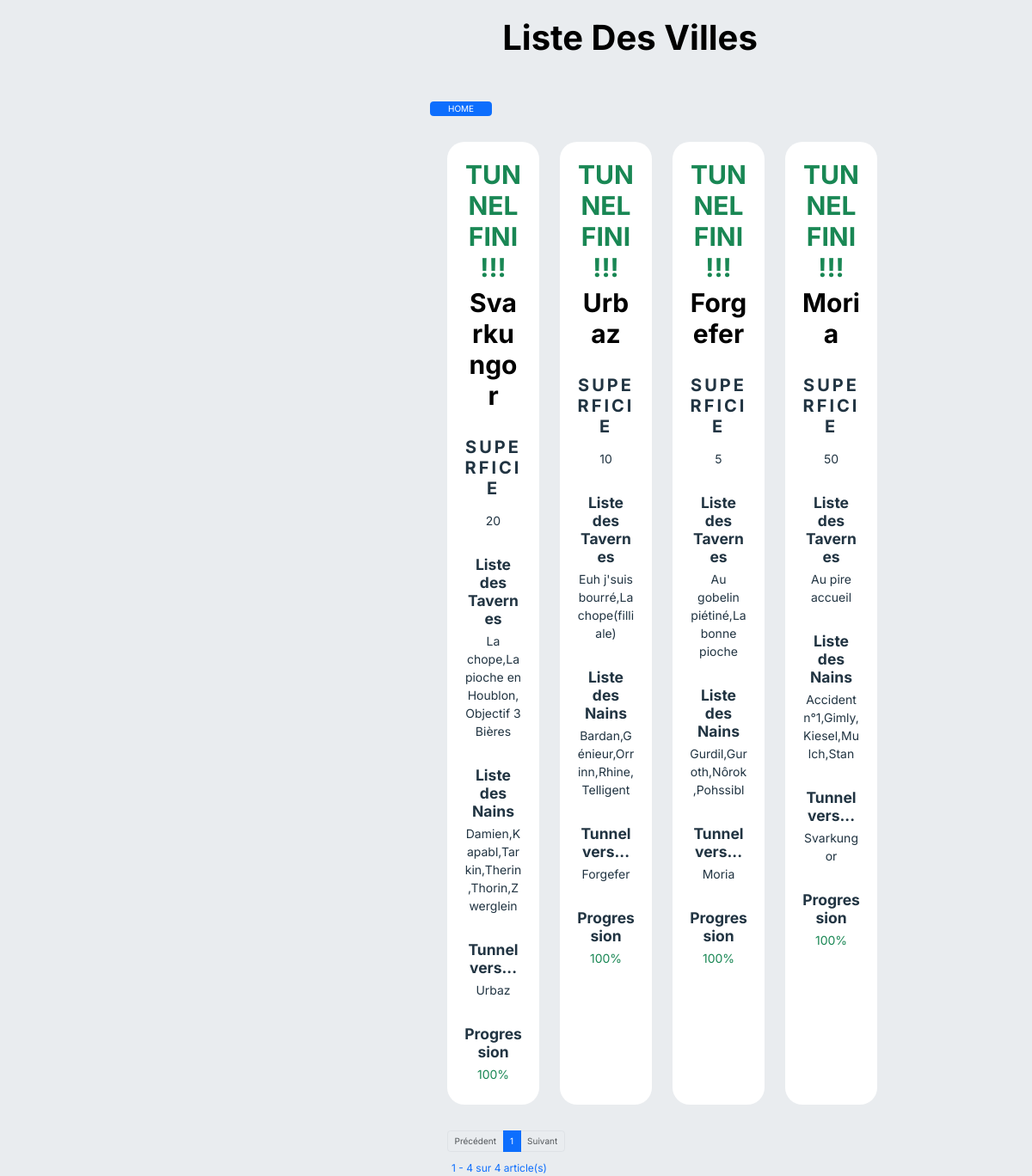
Page /Rendu/town_list.php on the committed database.
### tables this page shows
CREATE TABLE `ville` (
  `v_id` int(11) NOT NULL,
  `v_nom` varchar(255) NOT NULL,
  `v_superficie` int(11) NOT NULL
);

### Rendu/town_list.php (the view, shortened to what this page needs)
<?php
include 'inc/head.php';
?>
<?php
try {
  $pdo = dbConnect();
  $query = 'SELECT
  v.v_nom,
  v.v_superficie,
  v.v_id,
  r.t_villedepart_fk,
  r.t_villearrivee_fk,
  r.t_progres,
  GROUP_CONCAT(DISTINCT n.n_nom) AS nainlist,
  GROUP_CONCAT(DISTINCT t.t_nom) AS tavernlist,
  v2.v_nom AS ville_arrivee
FROM ville v
LEFT JOIN taverne t ON v.v_id = t.t_ville_fk
LEFT JOIN tunnel r ON v.v_id = r.t_villedepart_fk
LEFT JOIN ville v2 ON r.t_villearrivee_fk = v2.v_id
LEFT JOIN nain n ON n.n_ville_fk = v.v_id
GROUP BY v.v_id
';
  if (($request = $pdo->prepare($query)) !== false) {
    if ($request->execute()) {
      $townAll = $request->fetchAll(PDO::FETCH_ASSOC);
    }
  }
} catch (PDOException $e) {
  die($e->getMessage());
}
$userCount = count($townAll);
$elementByPage = 8;
$nbreDePages = ceil($userCount / $elementByPage);
$currentItemPage = $_GET['page'] ?? 1;
$startIndex = ($currentItemPage - 1) * $elementByPage;
?>
<h1 class="text-align-center title">Liste des Villes</h1>
<div><a href="dashboard.php" class="n-container btn btn-primary mb-5">HOME</a></div>
<section class="n-container n-d-grid supplierList">
  <?php foreach ($townAll as $town) : ?>
    <div class=" supplierCard n-col-3">
      <?php if ($town['t_progres'] != 100) : ?>
        <?= $fini = '';
        $color = ''; ?>
      <?php elseif ($town['t_progres'] == 100) : ?>
        <?php $fini = 'TUNNEL FINI!!!';
        $color = 'text-success';
        ?>
      <?php endif; ?>
      <h1 class='<?= $color ?>'><?= $fini ?></h1>
      <h1><?= $town['v_nom'] ?></h1>
      <h2 class="mt-5 fw-bold">Superficie</h2>
      <p><?= $town['v_superficie'] ?></p>
      <h3 class="mt-5 fw-bold">Liste des Tavernes</h3>
      <p><?= $town['tavernlist'] ?></p>
      <h3 class="mt-5 fw-bold">Liste des Nains</h3>
      <p><?= $town['nainlist'] ?></p>
      <h3 class="mt-5 fw-bold">Tunnel vers...</h3>
      <p><?=$town['ville_arrivee'] ?></p>
      <h3 class="mt-5 fw-bold">Progression</h3>
      <p class='<?= $color ?>'><?= $town['t_progres'] . '%' ?></p>
    </div>
    <?php endforeach ?>
</section>
<nav aria-label="Page navigation example " class="mt-5 m-l-52">
  <ul class="pagination justify-content-start">
    <li class="page-item  <?= $currentItemPage == 1 ? 'disabled' : '' ?>">
      <a class="page-link " href="?page=<?= $currentItemPage - 1 ?>">Précédent</a>
    </li>
    <?php for ($i = 1; $i <= $nbreDePages; $i++) : ?>
      <li class="page-item">
        <a class="page-link <?= $currentItemPage == $i ? 'active' : '' ?>" href="?page=<?= $i ?>"><?= $i ?></a>
      </li>
    <?php endfor; ?>
    <li class="page-item <?= $currentItemPage == $nbreDePages ? 'disabled' : '' ?>">
      <a class="page-link" href="?page=<?= $currentItemPage + 1 ?>">Suivant</a>
    </li>
  </ul>
  <p class="text-start fz12 text-primary px-2">
    <?php
    $label = 'article(s)';
    echo  $startIndex + 1 . "  "  . " - " . $userCount * $currentItemPage . " sur " . $userCount . " " . $label;
    ?>
</nav>
<?php
include 'inc/foot.php';
?>

### Rendu/css/style.css (style rules this page uses)
*, *::before, *::after { box-sizing: border-box; }
* { margin: 0; padding: 0; }
html, body { height: 100%; font-size: 62.5%; scroll-behavior: smooth; }
p, h1, h2, h3, h4, h5, h6 { overflow-wrap: break-word; }
ul { padding: 0; list-style-type: none; }
a { text-decoration: none; color: inherit; }
body { line-height: 1.5; -webkit-font-smoothing: antialiased; font-family: "inter", sans serif; color: #213442; background-color: var(--bkgrd-primary); }
:root { --bkgrd-primary: #e2dfdf; --text-primaryColor: #000; --text-secondaryColor: ; --btn-primaryColor: #121e91; --btn-secondaryColor: #27b8cc; --btn-delete: #a40c20; --primary-hover: #0494b4; --bkgrd-header: #0f1125; }
.n-container { max-width: 132.5rem; margin: 0 16rem 0 50rem; padding: 0 2rem; }
.n-d-grid { display: grid; grid-template-columns: repeat(12, 1fr); grid-template-rows: auto; gap: 2.4rem; }
.n-col-3 { grid-column: span 3; }
section { text-align: center; }
.title { font-size: 4rem; padding-top: 2rem; font-weight: bold; margin : 0 0 5rem 26.5rem; text-transform: capitalize; color: var(--text-primaryColor); }
h1 { font-family: 'inter', sans-serif; text-align: center; font-size: 3rem; font-weight: bold; color: var(--text-primaryColor); }
.fz12 { font-size: 1.2rem; }
.m-l-52 { margin-left: 52rem; }
.supplierList h2 { text-transform: uppercase; letter-spacing: 0.3rem; align-items: right; margin-bottom: 1.5rem; font-size: 2rem; }
.supplierList p { margin-bottom: 0.5rem; font-size: 1.4rem; }
.supplierList .supplierCard { border-radius: 3rem; background-color: #fff; border-radius: 20px; padding: 2rem; }

### rows in the picture
ville: fini "TUNNEL FINI!!!", v_nom "Svarkungor", v_superficie "20", tavernlist "La chope,La pioche en Houblon,Objectif 3 Bières", nainlist "Damien,Kapabl,Tarkin,Therin,Thorin,Zwerglein", ville_arrivee "Urbaz", t_progres "100"
ville: fini "TUNNEL FINI!!!", v_nom "Urbaz", v_superficie "10", tavernlist "Euh j'suis bourré,La chope(filliale)", nainlist "Bardan,Génieur,Orrinn,Rhine,Telligent", ville_arrivee "Forgefer", t_progres "100"
ville: fini "TUNNEL FINI!!!", v_nom "Forgefer", v_superficie "5", tavernlist "Au gobelin piétiné,La bonne pioche", nainlist "Gurdil,Guroth,Nôrok,Pohssibl", ville_arrivee "Moria", t_progres "100"
ville: fini "TUNNEL FINI!!!", v_nom "Moria", v_superficie "50", tavernlist "Au pire accueil", nainlist "Accident n°1,Gimly,Kiesel,Mulch,Stan", ville_arrivee "Svarkungor", t_progres "100"

### other values in the picture
$startIndex + 1 "1"
$userCount * $currentItemPage "4"
$userCount "4"
$label "article(s)"
